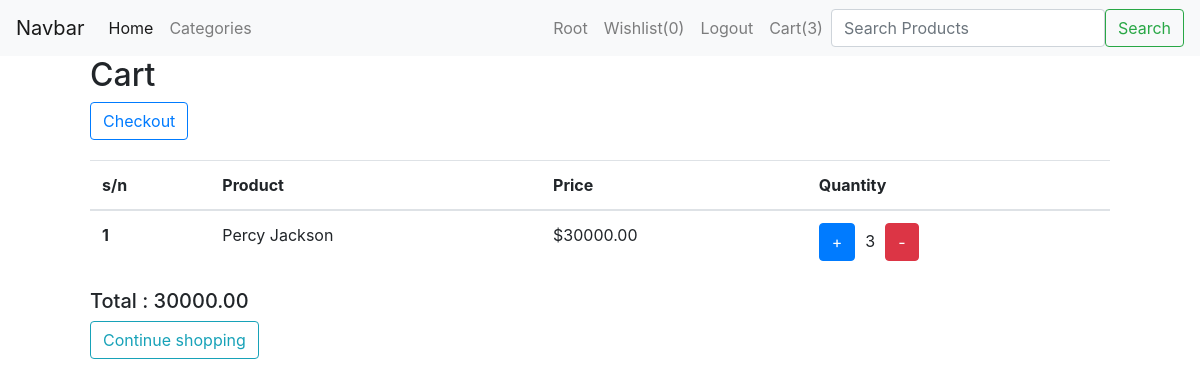
The app's page /cart/ (signed in) with its own data.
### store/models.py (models this page shows, shortened)
class Customer(models.Model):
    first_name = models.CharField(max_length=100, null=True, blank=True)
    last_name = models.CharField(max_length=100, null=True, blank=True)
    email = models.EmailField(max_length=255, null=True, blank=True)
    user = models.OneToOneField(User, on_delete=models.CASCADE, null=True)

class Wishlist(models.Model):
    customer = models.OneToOneField(Customer, on_delete=models.CASCADE, null=True, blank=True)
    products = models.ManyToManyField(Product, blank=True)
    @property
    def get_wishlist_total(self):
        return self.products.all().count()

class OrderItem(models.Model):
    product = models.ForeignKey(Product, null=True, on_delete=models.SET_NULL, blank=True)
    order = models.ForeignKey(Order, null=True, on_delete=models.SET_NULL, blank=True)
    quantity = models.IntegerField(default=0, null=True, blank=True)
    date_added = models.DateTimeField(auto_now_add=True)
    @property
    def get_total(self):
        price = self.quantity * self.product.product_price
        return price

class Product(models.Model):
    product_name = models.CharField(max_length=100, null=True, blank=True)
    product_category = models.ForeignKey(Category, null=True, on_delete=models.CASCADE)
    product_image = models.ImageField(upload_to='product_images', default='product.jpg')
    product_price = models.DecimalField(max_digits=7, decimal_places=2)
    product_description = models.TextField()

class Order(models.Model):
    customer = models.ForeignKey(Customer, on_delete=models.SET_NULL, null=True)
    date_ordered = models.DateTimeField(auto_now_add=True)
    order_status = models.CharField(choices=STATUS, max_length=10)
    transaction_id = models.CharField(max_length=200, null=True)
    @property
    def get_cart_total(self):
        order_items = self.orderitem_set.all()
        total = sum([item.get_total for item in order_items])
        return total
    @property
    def get_cart_items(self):
        order_items = self.orderitem_set.all()
        total = sum([item.quantity for item in order_items])
        return total

### store/views.py (the view)
# urls.py: path('cart/', views.cart, name='Store-cart'),
def cart(request):
    data = cartData(request)
    categories = Category.objects.all()
    context = {
        'items': data['items'],
        'order': data['order'],
        'cart_items': data['cartItems'],
        'categories': categories,
    }
    return render(request, 'store/cart.html', context)

### store/models.py (called while the page is built)
    def __str__(self):
        return self.name

### store/utils.py (called while the page is built)
def cartData(request):
    if request.user.is_authenticated:
        customer = request.user.customer
        order, created = Order.objects.get_or_create(customer=customer, order_status='pending')
        items = order.orderitem_set.all()
        cart_items = order.get_cart_items
    else:
        cookieData = cookieCart(request)
        cart_items = cookieData['cartItems']
        order = cookieData['order']
        items = cookieData['items']
    return {'cartItems': cart_items, 'order': order, 'items': items}

### store/templates/store/cart.html (shortened to what this page needs)
{% extends 'store/base_template.html' %}
{% load static %}
{% block content %}
    <h2>Cart</h2>
  <table class="table">
      <a class="btn btn-outline-primary" style="margin-bottom:20px" href="{% url 'Store-checkout'%}">Checkout</a>
      <thead>
        <tr>
          <th scope="col">s/n</th>
          <th scope="col">Product</th>
          <th scope="col">Price</th>
          <th scope="col" >Quantity</th>
        </tr>
      </thead>
      <tbody>
        {% for item in items %}
        <tr>
          <th scope="row">{{ forloop.counter}}</th>
          <td>{{ item.product.product_name }}</td>
          <td>${{ item.get_total|floatformat:2 }}</td>
            <td><button class="btn btn-primary update-cart" data-action="add" data-product_id="{{item.product.id}}">+</button><span style="padding:10px">{{ item.quantity}}</span><button class="btn btn-danger update-cart" data-action="remove" data-product_id="{{item.product.id}}">-</button></td>
        </tr>
        {% endfor %}
      </tbody>
  </table>
    <h5>Total : {{ order.get_cart_total }}</h5>
    <a class="btn btn-outline-info" href="{% url 'Store-home' %}">Continue shopping</a>
{% endblock content %}

### store/templates/store/navbar.html (shortened to what this page needs)
    <nav class="navbar navbar-expand-lg navbar-light bg-light">
        <a class="navbar-brand" href="#">Navbar</a>
        <div class="collapse navbar-collapse" id="navbarSupportedContent">
            <ul class="navbar-nav mr-auto">
                <li class="nav-item active"><a class="nav-link" href="{% url 'Store-home' %}">Home <span class="sr-only">(current)</span></a></li>
                <li class="nav-item"><a class="nav-link" href="#" onclick="openNav()">Categories</a></li>
            </ul>
            <ul class="navbar-nav ml-auto">
                {% if request.user.is_authenticated %}
                    <li class="nav-item"><a class="nav-link" href="#">{{request.user.username.title}}</a></li>
                    <li class="nav-item"><a class="nav-link" href="{% url 'Store-wishlist'%}">Wishlist({{request.user.customer.wishlist.get_wishlist_total}})</a></li>
                    <li class="nav-item"><a class="nav-link" href="{% url 'logout' %}">Logout</a></li>
                {% else %}
                    <li class="nav-item"><a class="nav-link" href="{% url 'register' %}">Register</a></li>
                    <li class="nav-item"><a class="nav-link" href="{% url 'login' %}">Login</a></li>
                {% endif %}
                <li class="nav-item"><a class="nav-link" href="{% url 'Store-cart' %}">Cart({{cart_items}})</a></li>
            </ul>
              <form class="form-inline my-2 my-lg-0" method="GET" action="{% url 'Search-product'%}">
                <input type="text" class="form-control" name="product_name" placeholder="Search Products">
      <button class="btn btn-outline-success my-2 my-sm-0" type="submit">Search</button>
    </form>
        </div>
    </nav>

### records on screen
OrderItem: product.product_name "Percy Jackson", get_total "30000.00", quantity "3"
Order: get_cart_total "30000.00"

### other values on screen
{{ request.user.username.title }} "Root"
{{ request.user.customer.wishlist.get_wishlist_total }} "0"
{{ cart_items }} "3"
